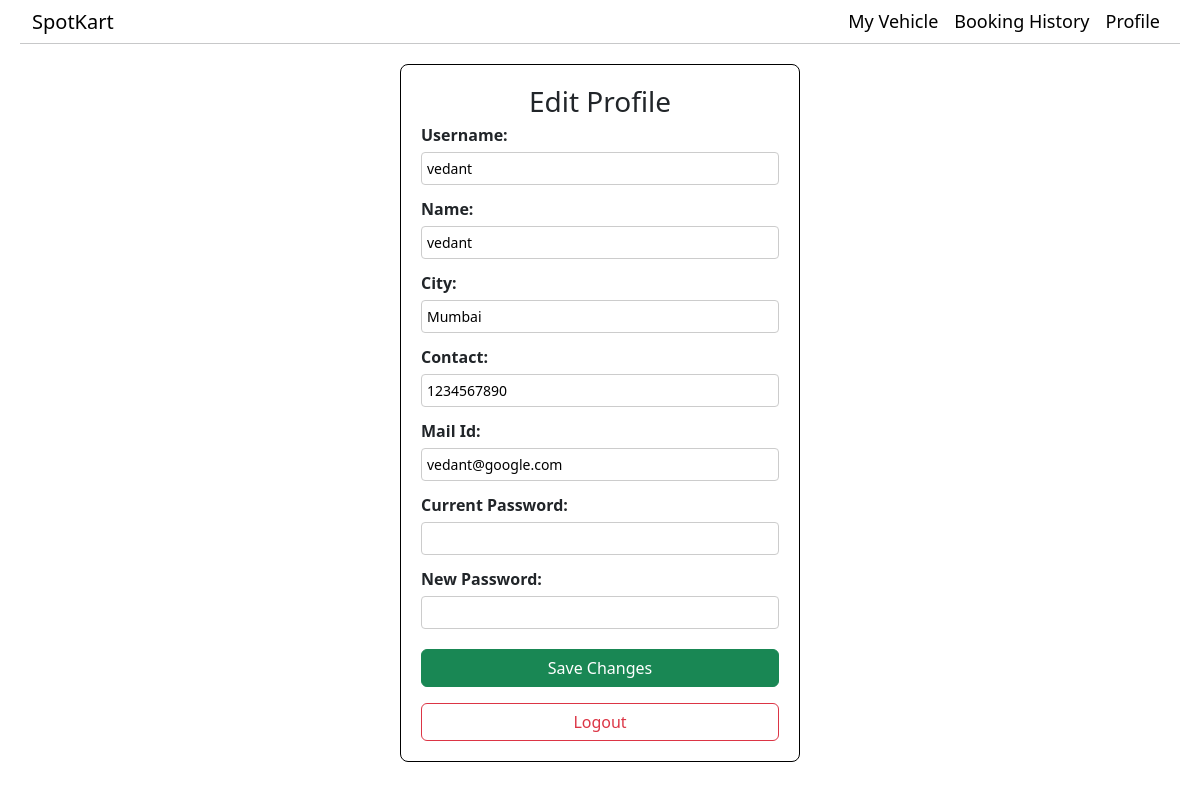
The page /profile (signed in) on the database its author committed.
### models/database.py (models this page shows, shortened)
class User(db.Model):
    __tablename__ = 'user'
    id = db.Column(db.Integer, primary_key=True)
    username = db.Column(db.String(32), unique=True, nullable=False)
    password_hash = db.Column(db.String(512), nullable=False)
    name = db.Column(db.String(32), nullable=False)
    contact = db.Column(db.String(32), nullable=False)
    email = db.Column(db.String(32), nullable=False)
    city = db.Column(db.String(32), nullable=False)
    is_admin = db.Column(db.Boolean, nullable = False, default = False)
    car = db.relationship('Car', backref='user', lazy=True)
    bookings = db.relationship('Bookings', backref='user', lazy=True)
    @property
    def password(self):
        raise AttributeError('password is not a readable attribute.')

### controllers/User.py (the view)
@user.route('/profile')
@auth_required
def profile():
    return render_template('general/profile.html', user=User.query.get(session['user_id']))

### controllers/main.py (called while the page is built)
def auth_required(func):
    @wraps(func)
    def inner (*args, **kwargs):
        if 'user_id' not in session:
            flash('You need to login first.')
            return redirect(url_for('User.login'))
        return func(*args, **kwargs)
    return inner

### templates/general/profile.html (shortened to what this page needs)
{% extends 'layout.html' %}
{% block content %}
<form method="POST">
  <h3 class="text-center mb-1">Edit Profile</h3>
  <label for="username" class="form-label w-100">Username:
    <input type="text" name="username" id="username" class="from-control mb-1" required value="{{ user.username }}">
  </label>
  <label for="name" class="form-label w-100">Name:
    <input type="text" name="name" id="name" class="from-control mb-1" required value="{{ user.name }}">
  </label>
  <label for="city" class="form-label w-100">City:
    <input type="text" name="city" id="city" class="from-control mb-1" required value="{{ user.city }}">
  </label>
  <label for="contact" class="form-label w-100">Contact:
    <input type="text" name="contact" id="contact" class="from-control mb-1" required value="{{ user.contact }}">
  </label>
  <label for="email" class="form-label w-100">Mail Id:
    <input type="text" name="email" id="email" class="from-control mb-1" required value="{{ user.email }}">
  </label>
  <label for="cpassword" class="form-label w-100">Current Password:
    <input type="password" name="cpassword" id="cpassword" class="from-control mb-1" required>
  </label>
  <label for="password" class="form-label w-100">New Password:
    <input type="password" name="password" id="password" class="from-control mb-1" required>
  </label>
  <input type="submit" value="Save Changes" class="btn btn-success mt-2 w-100" />
  <a href="{{ url_for('User.logout') }}" class="btn btn-outline-danger mt-3 w-100">Logout</a>
</form>
{% endblock %}

### templates/layout.html (style rules this page uses)
body { margin: 0; padding: 0px 20px; background-color: #fff; }

### templates/general/profile.html (style rules this page uses)
form { display: flex; flex-direction: column; align-items: center; padding: 20px; margin: 20px auto; max-width: 400px; background: #fff; border-radius: 8px; border: 1px solid #000; }
.from-control { width: 100%; padding: 5px; margin-top: 5px; border: 1px solid #ccc; border-radius: 4px; font-size: 14px; box-sizing: border-box; }
.form-label { font-weight: bold; width: 100%; }

### rows shown on the page
User: username "vedant", name "vedant", city "Mumbai", contact "1234567890", email "vedant@google.com"
